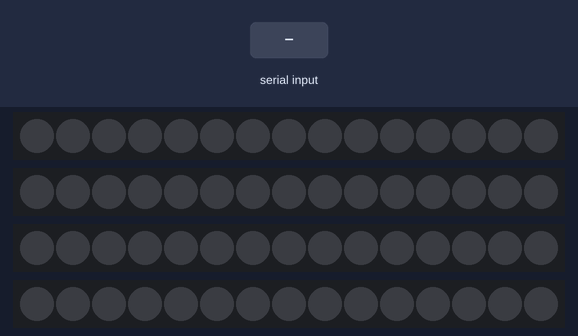
Bench run of a sketch on a simulated Arduino Mega 2560, built with avr-gcc and run on an emulated ATmega2560. On the bench: 4 × 15 RGB LEDs in strip order, left to right. Inputs (shaded band) come from the test bench. What the sketch prints to the serial monitor is not drawn.

Above: at 1.2 s.
1.3 s: "90,45\n" received over Serial
At 2.5 s:
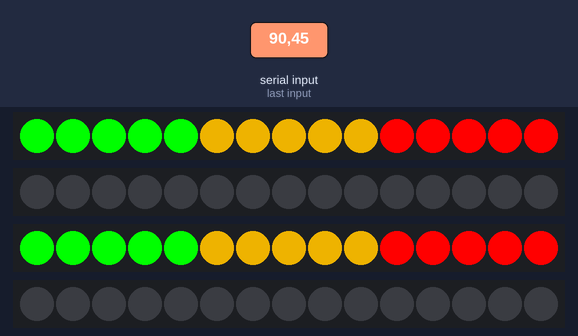
2.8 s: "30,150\n" received over the second serial link
At 3.7 s:
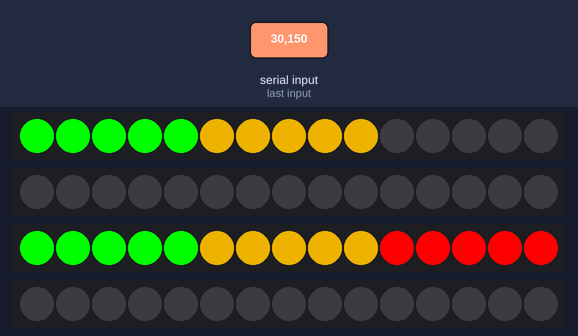
4.3 s: "1,90\n" received over Serial
At 4.7 s:
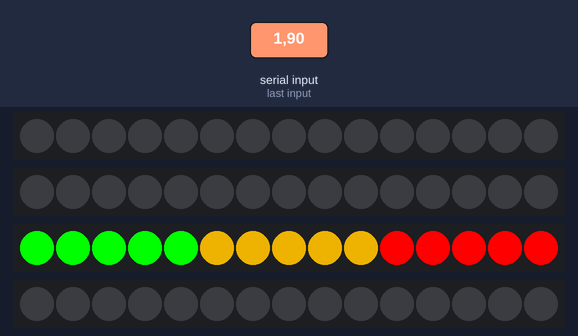
5.8 s: "30,150\n" received over Serial
At 7.0 s:
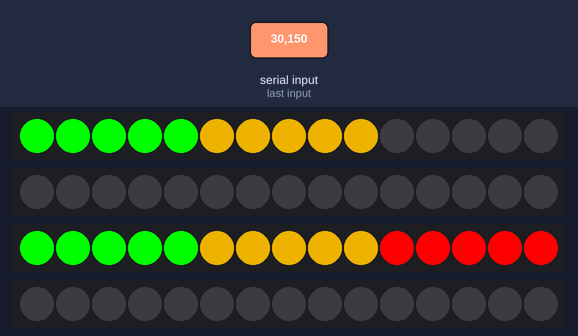
7.3 s: "1,90,45\n" received over Serial
At 8.3 s:
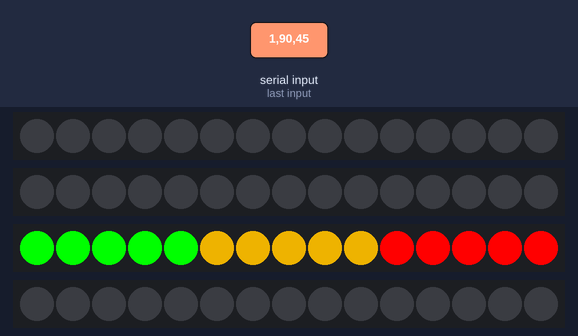
Timing chart, 0 to 9.8 s (numbered marks = the images above; inputs shaded):
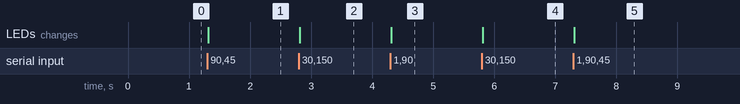

The sketch:

gyro_led_main.ino
```cpp
#include <Adafruit_NeoPixel.h>


Adafruit_NeoPixel positive_pitch_pixels = Adafruit_NeoPixel(15, 2, NEO_GRB + NEO_KHZ800);
Adafruit_NeoPixel negitive_pitch_pixels = Adafruit_NeoPixel(15, 3, NEO_GRB + NEO_KHZ800);
Adafruit_NeoPixel positive_roll_pixels = Adafruit_NeoPixel(15, 4, NEO_GRB + NEO_KHZ800);
Adafruit_NeoPixel negitive_roll_pixels = Adafruit_NeoPixel(15, 5, NEO_GRB + NEO_KHZ800);


int pitch = 0;  // Variable to store the number of LEDs to light up
int red = 255;
int green = 0;
int blue = 0;
bool pitch_sign_track = true;
bool roll_sign_track = true;


// pitch clear
void clear_pitch_Leds() {
  for (int i = 0; i < 15; i++) {
    positive_pitch_pixels.setPixelColor(i, positive_pitch_pixels.Color(0, 0, 0));  // Turn off all LEDs
  }
  positive_pitch_pixels.show();
  for (int i = 0; i < 15; i++) {
    negitive_pitch_pixels.setPixelColor(i, negitive_pitch_pixels.Color(0, 0, 0));  // Turn off all LEDs
  }
  negitive_pitch_pixels.show();
}

// roll clear
void clear_roll_Leds() {
  for (int i = 0; i < 15; i++) {
    positive_roll_pixels.setPixelColor(i, positive_roll_pixels.Color(0, 0, 0));  // Turn off all LEDs
  }
  positive_roll_pixels.show();
  for (int i = 0; i < 15; i++) {
    negitive_roll_pixels.setPixelColor(i, negitive_roll_pixels.Color(0, 0, 0));  // Turn off all LEDs
  }
  negitive_roll_pixels.show();
}


// pitch led control
void glowPitchLed(int pitch, bool pitch_sign_track) {
  if (pitch_sign_track == true) {
    clear_pitch_Leds();
    for (int i = 0; i < pitch; i++) {
      // positive_pitch_pixels.setPixelColor(i, positive_pitch_pixels.Color(255, 0, 0));  // Red color
      if (i < 5) {
        positive_pitch_pixels.setPixelColor(i, positive_pitch_pixels.Color(0, 255, 0));
      } else if (i > 4 && i < 10) {
        positive_pitch_pixels.setPixelColor(i, positive_pitch_pixels.Color(200, 150, 0));
      } else {
        positive_pitch_pixels.setPixelColor(i, positive_pitch_pixels.Color(255, 0, 0));
      }
    }
    positive_pitch_pixels.show();  // Update the LEDs
  } else {
    clear_pitch_Leds();
    for (int i = 0; i < pitch; i++) {
      // negitive_pitch_pixels.setPixelColor(i, negitive_pitch_pixels.Color(255, 0, 0));  // Red color
      if (i < 5) {
        negitive_pitch_pixels.setPixelColor(i, negitive_pitch_pixels.Color(0, 255, 0));
      } else if (i > 4 && i < 10) {
        negitive_pitch_pixels.setPixelColor(i, negitive_pitch_pixels.Color(200, 150, 0));
      } else {
        negitive_pitch_pixels.setPixelColor(i, negitive_pitch_pixels.Color(255, 0, 0));
      }
    }
    negitive_pitch_pixels.show();  // Update the LEDs
  }
}

// roll led control
void glowRollLed(int roll, bool roll_sign_track) {
  if (roll_sign_track == true) {
    clear_roll_Leds();
    for (int i = 0; i < roll; i++) {
      // positive_roll_pixels.setPixelColor(i, positive_roll_pixels.Color(255, 0, 0));  // Red color
      if (i < 5) {
        positive_roll_pixels.setPixelColor(i, positive_roll_pixels.Color(0, 255, 0));
      } else if (i > 4 && i < 10) {
        positive_roll_pixels.setPixelColor(i, positive_roll_pixels.Color(200, 150, 0));
      } else {
        positive_roll_pixels.setPixelColor(i, positive_roll_pixels.Color(255, 0, 0));
      }
    }
    positive_roll_pixels.show();  // Update the LEDs
  } else {
    clear_roll_Leds();
    for (int i = 0; i < roll; i++) {
      // negitive_roll_pixels.setPixelColor(i, negitive_roll_pixels.Color(255, 0, 0));  // Red color
      if (i < 5) {
        negitive_roll_pixels.setPixelColor(i, negitive_roll_pixels.Color(0, 255, 0));
      } else if (i > 4 && i < 10) {
        negitive_roll_pixels.setPixelColor(i, negitive_roll_pixels.Color(200, 150, 0));
      } else {
        negitive_roll_pixels.setPixelColor(i, negitive_roll_pixels.Color(255, 0, 0));
      }
    }
    negitive_roll_pixels.show();  // Update the LEDs
  }
}


void setup() {
  pinMode(2, OUTPUT);
  pinMode(3, OUTPUT);
  pinMode(4, OUTPUT);
  pinMode(5, OUTPUT);
  positive_pitch_pixels.begin();
  negitive_pitch_pixels.begin();
  positive_roll_pixels.begin();
  negitive_roll_pixels.begin();
  Serial.begin(9600);  // Start Serial communication
  Serial1.begin(9600);
  Serial.println("Enter the number of LEDs to light up (0-20, or negative value to light up the last LEDs):");
}


void loop() {
  String input = "";
  if (Serial.available() > 0) {
    // Read the number entered via Serial input
    input = Serial.readStringUntil('\n');  // Read input until a newline
  } else if (Serial1.available() > 0) {
    input = Serial1.readStringUntil('\n');
  }
  input.trim();                         // Remove any extra whitespace
  int commaIndex = input.indexOf(',');  // Find the comma separator

  if (commaIndex != -1) {                                 // Check if a comma exists
    String number1Str = input.substring(0, commaIndex);   // First number as string
    String number2Str = input.substring(commaIndex + 1);  // Second number as string

    int pitch = number1Str.toInt();  // Convert to integer
    int roll = number2Str.toInt();   // Convert to integer
    pitch = map(pitch, 0, 45, 0, 15);
    roll = map(roll, 0, 45, 0, 15);

    if (pitch >= 0) {
      pitch_sign_track = true;
      glowPitchLed(pitch, pitch_sign_track);
    } else if (pitch < 0) {
      pitch = abs(pitch);
      pitch_sign_track = false;
      glowPitchLed(pitch, pitch_sign_track);
    }

    if (roll >= 0) {
      roll_sign_track = true;
      glowRollLed(roll, roll_sign_track);
    } else if (roll < 0) {
      roll = abs(roll);
      roll_sign_track = false;
      glowRollLed(roll, roll_sign_track);
    }

    // Handle negative input: Light up the last LEDs based on the negative value

    // delay(100);  // Small delay to prevent excessive Serial reading
  }
}
```

Measured:
- after the input at 1.3 s, the LEDs: change at once (image 1)
- after the input at 2.8 s, the LEDs: change at once (image 2)
- after the input at 4.3 s, the LEDs: change at once (image 3)
- after the input at 5.8 s, the LEDs: change at once (image 4)
- after the input at 7.3 s, the LEDs: change at once (image 5)
